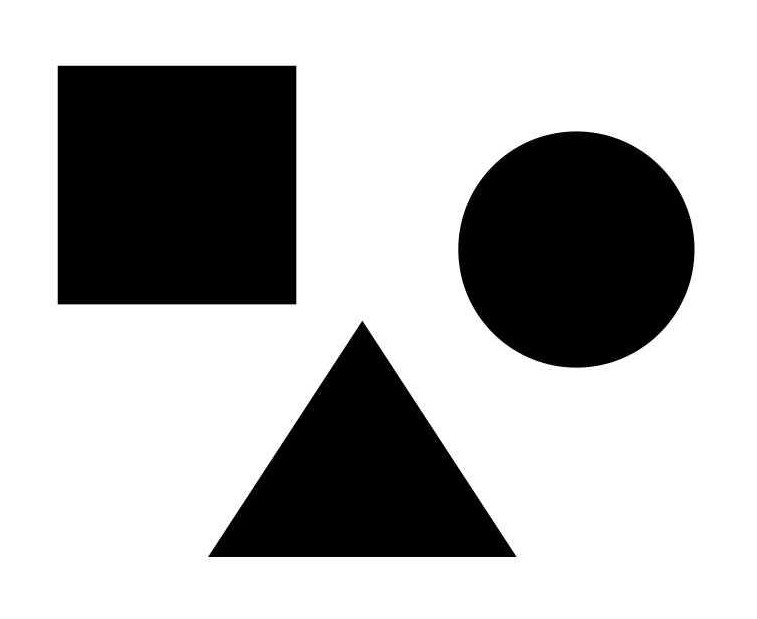
#> input picture DeepLearning/Day17/img.jpg, 757 x 619 px
$ python practice.py
#> lines starting #> are read from the running program, lines starting #| are printed output that depends on the picture; after the words box and inside, x2 and y2 are one past the last pixel; in counts of white or black regions, pixels touching at a corner belong together
import cv2

image = cv2.imread("img.jpg")
#> image is the input picture: shape (619, 757, 3); min 0, max 255, mean 180.3
gray = cv2.cvtColor(image, cv2.COLOR_BGR2GRAY)

edges = cv2.Canny(gray, 100, 200)
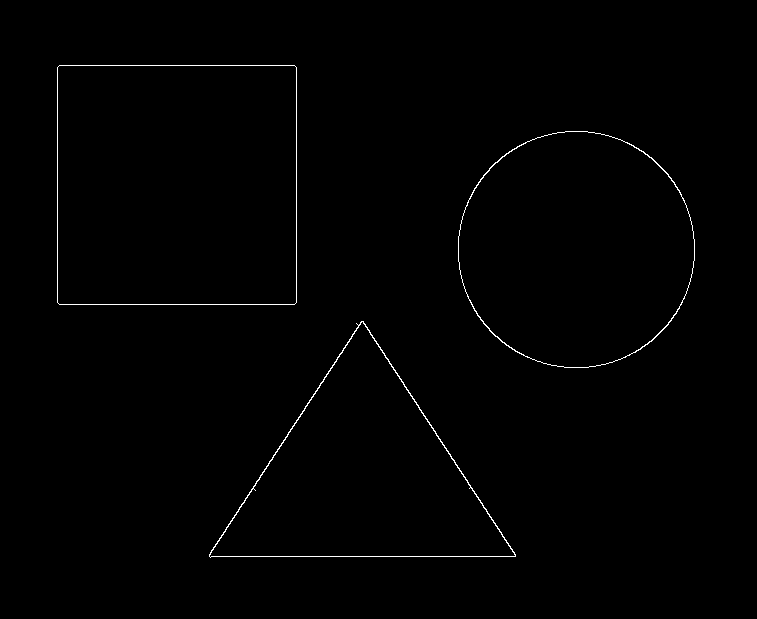
#> edges: shape (619, 757); 0.62% white in thin lines or dots, all inside (x1, y1, x2, y2) = (57, 65, 695, 558)

contours, hierarchy = cv2.findContours(edges, cv2.RETR_EXTERNAL, cv2.CHAIN_APPROX_SIMPLE)
#> contours = 3 contours; box (x1, y1, x2, y2) and area: (57, 65, 297, 305) 57113, (458, 131, 695, 368) 43922, (209, 321, 516, 558) 36462

for contour in contours:
    area = cv2.contourArea(contour)
    perimeter = cv2.arcLength(contour, True)

    x,y,w,h = cv2.boundingRect(contour)
    cv2.rectangle(image, (x,y), (x + w, y + h), (255, 0, 0), 2)

    cv2.drawContours(image, [contour], -1, (0, 255, 0), 2)

    # Detect shapes
    approx = cv2.approxPolyDP(contour, 0.02 * perimeter, True)
    corners = len(approx)
    circularity = 4 * 3.14159 * area / (perimeter ** 2)

    if corners == 3:
        shape = "Triangle"

    elif corners == 4:
        x2,y2,w2,h2 = cv2.boundingRect(approx)
        aspect_ratio = w2 / h2
        if 0.95 <= aspect_ratio <= 1.05:
            shape = "Square"
        else:
            shape = "Rectangle"

    else:
           if circularity > 0.85:
                  shape = "Circle"
           else:
              shape = "Polygon"

    cv2.putText(image, shape, (x, y+15), cv2.FONT_HERSHEY_SIMPLEX, 0.6, (0,0,255), 2)
#> this loop made 3 passes
#> (area, perimeter, x, y, w, h, approx, corners) on pass 3: (57113, 951.3, 57, 65, 240, 240, [[59, 65], [57, 302], [294, 304], [296, 67]], 4)
#> (area, perimeter, x, y, w, h, approx, corners) on pass 1: (36462, 910.4, 209, 321, 307, 237, [[209, 554], [515, 556], [363, 321]], 3)
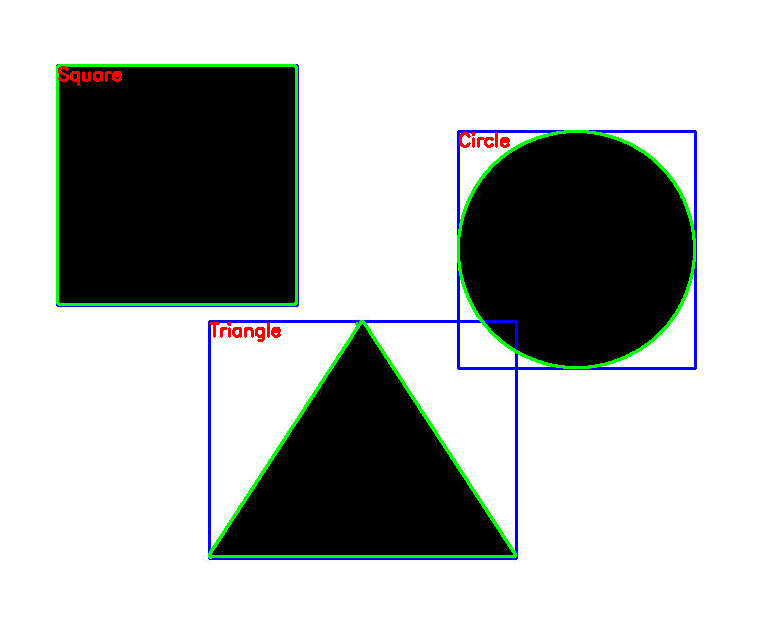
#> image: shape (619, 757, 3); 3.32% of pixels changed, all inside (x1, y1, x2, y2) = (56, 64, 697, 560)

cv2.imshow("final image", image)
cv2.waitKey(0)
cv2.destroyAllWindows()
